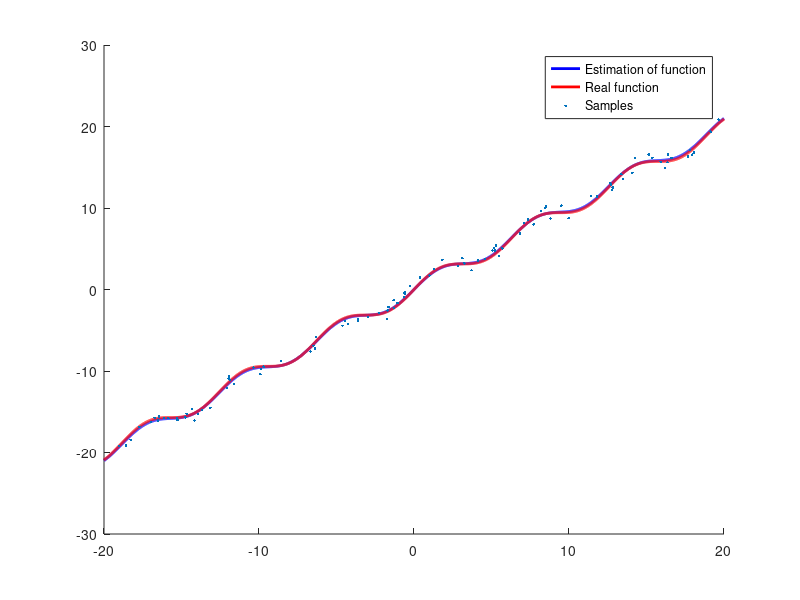

This chart was generated by the following MATLAB code:
% static nonlinear block - parametric approach
clear all;
close all;

c1 = 1;
c2 = 1;
f1 = @(u) c1*u;
f2 = @(u) c2*sin(u);
miu_f = @(u) f1(u) + f2(u);



N = 100;
Yk = [];
Uk = [];


for i=1:N
    u = 40*rand()-20;
    z = 2*rand()-1;
    %z = 0;
    %z = rand()/2-0.25;
    Yk(i) = miu_f(u) + z;
    Uk(i) = u;
end

grid = -20:0.01:20;

% real plot
real_y = [];
for u=grid
    real_y(end+1) = miu_f(u);
end
%plot(grid,real_y);
%plot(grid,real_y,'.', 'MarkerSize',2);
%hold on;
%%%%%

%plot(Yk,Uk,'.');
UU = [Uk;Yk];
%plot(UU(1,:),UU(2,:),'.')


Fi = [];
for n=1:N
    tmp_fi = [f1( Uk(n) ), f2( Uk(n) )];
    Fi = [Fi;tmp_fi];
end



C_est = mpower((Fi'*Fi),-1)*Fi'*Yk';




c1 = C_est(1);
c2 = C_est(2);
f1_est = @(u) c1*u;
f2_est = @(u) c2*sin(u);
miu_f_est = @(u) f1_est(u) + f2_est(u);


hold on;
plot(grid,miu_f_est(grid),'b','LineWidth',2);
plot(grid,real_y,'r','LineWidth',2);
plot(Uk,Yk,".",'LineWidth',5);



legend("Estimation of function","Real function", "Samples")



